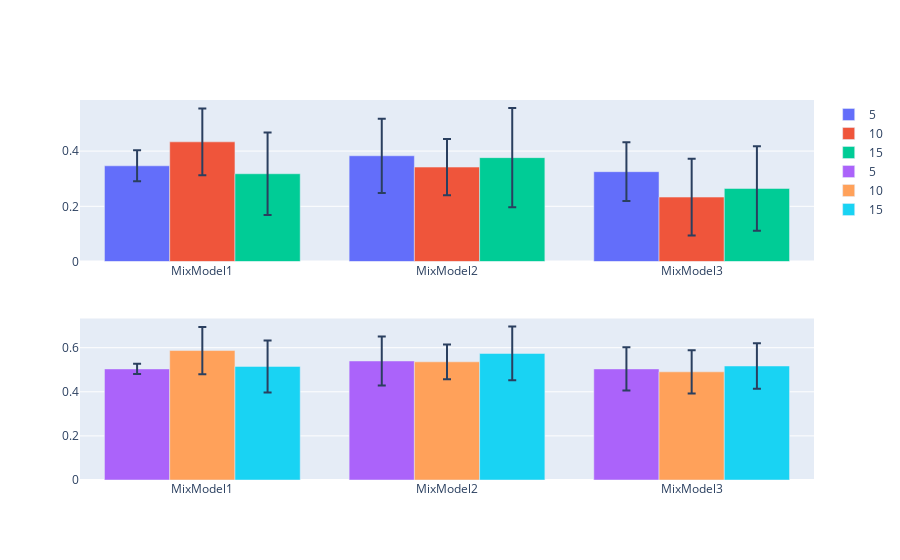

The notebook cell saved with this chart:
### Code cell
fig = make_subplots(rows=2, cols=1)
for ind, scoreMetric in enumerate(['f1','bal_acc']): 
    for frac in [5,10,15]:
        fig.add_trace(go.Bar(
            name=frac,
            x=[model for model in mc.epochScore], 
            y=[np.mean(mc.epochScore[model][scoreMetric][frac]) for model in mc.epochScore],
            error_y=dict(type='data', 
                         array =[np.std(mc.epochScore[model][scoreMetric][frac]) 
                                 for model in mc.epochScore])), row=ind+1, col=1)

fig.update_layout(barmode='group')
fig.show()

### Figure 1 — Plotly figure (JSON) as saved in the notebook; plotly's stock layout.template omitted (floating-point values rounded to 4 significant figures)
{"data": [{"error_y": {"array": [0.05605, 0.1344, 0.1066], "type": "data"}, "name": "5", "type": "bar", "x": ["MixModel1", "MixModel2", "MixModel3"], "xaxis": "x", "y": [0.3467, 0.383, 0.3254], "yaxis": "y"}, {"error_y": {"array": [0.1211, 0.1016, 0.1388], "type": "data"}, "name": "10", "type": "bar", "x": ["MixModel1", "MixModel2", "MixModel3"], "xaxis": "x", "y": [0.4335, 0.342, 0.2334], "yaxis": "y"}, {"error_y": {"array": [0.1499, 0.1795, 0.1533], "type": "data"}, "name": "15", "type": "bar", "x": ["MixModel1", "MixModel2", "MixModel3"], "xaxis": "x", "y": [0.3179, 0.3763, 0.2646], "yaxis": "y"}, {"error_y": {"array": [0.02335, 0.1109, 0.09801], "type": "data"}, "name": "5", "type": "bar", "x": ["MixModel1", "MixModel2", "MixModel3"], "xaxis": "x2", "y": [0.5038, 0.5398, 0.5038], "yaxis": "y2"}, {"error_y": {"array": [0.1072, 0.07905, 0.09834], "type": "data"}, "name": "10", "type": "bar", "x": ["MixModel1", "MixModel2", "MixModel3"], "xaxis": "x2", "y": [0.5871, 0.536, 0.4905], "yaxis": "y2"}, {"error_y": {"array": [0.1179, 0.1219, 0.1033], "type": "data"}, "name": "15", "type": "bar", "x": ["MixModel1", "MixModel2", "MixModel3"], "xaxis": "x2", "y": [0.5152, 0.5739, 0.517], "yaxis": "y2"}], "layout": {"barmode": "group", "xaxis": {"anchor": "y", "domain": [0, 1]}, "xaxis2": {"anchor": "y2", "domain": [0, 1]}, "yaxis": {"anchor": "x", "domain": [0.575, 1]}, "yaxis2": {"anchor": "x2", "domain": [0, 0.425]}}}
